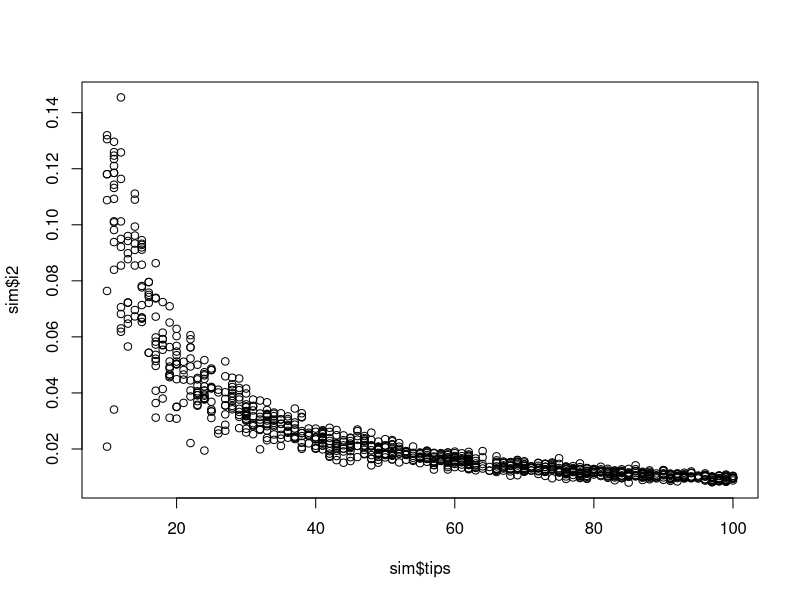
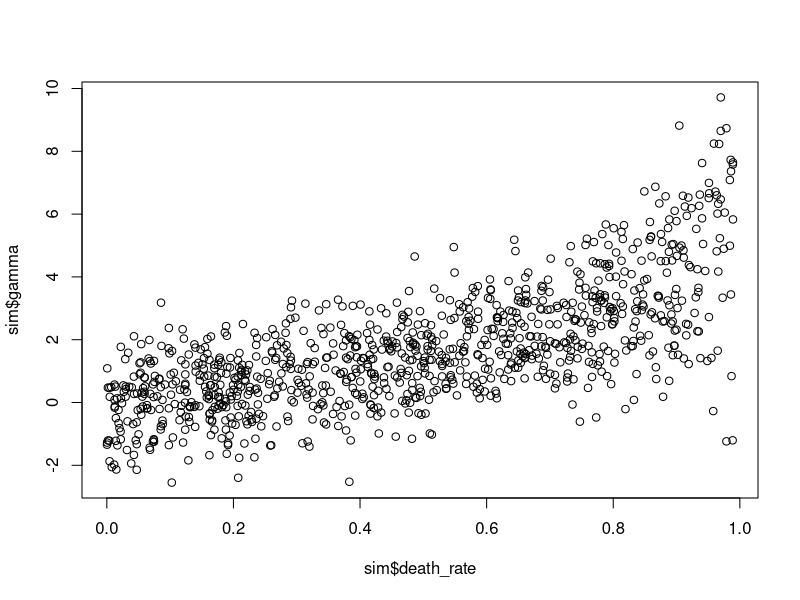

Generate these figures, in order, with R:
library(MASS);
sim <- read.table("simulate.tsv", header = TRUE, sep = "\t");
plot(sim$tips,sim$i2);
plot(sim$death_rate,sim$gamma);

gamma <- read.table("gamma.tsv", header = TRUE, sep = "\t");
wilcox.test(gamma$gamma_pre, gamma$gamma_post, paired=TRUE);
t.test(gamma$gamma_pre, gamma$gamma_post, alternative = c("two.sided", "less", "greater"), paired=TRUE);
